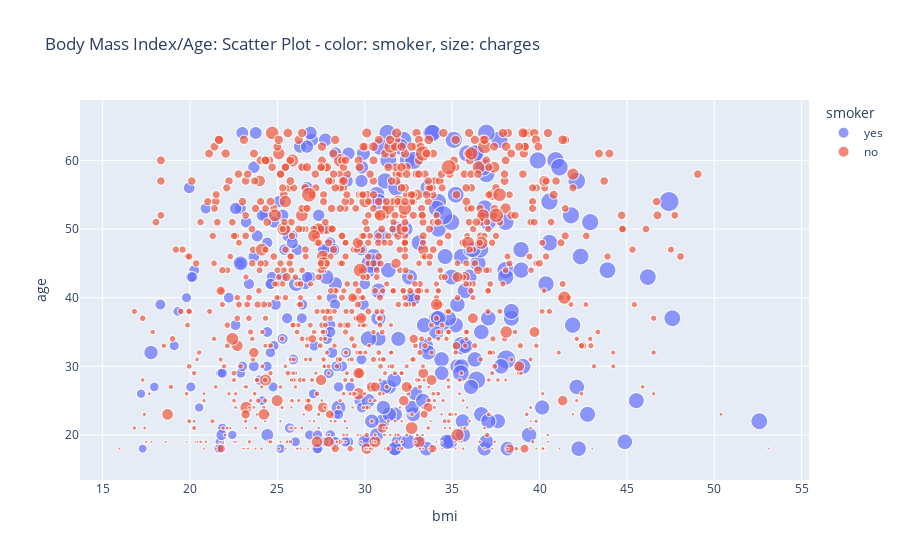

This figure's notebook cell:
### Code cell
#aesthetically interested in this as it kind of looks like a carbonated beverage
fig = px.scatter(df, x="bmi", y="age", color="smoker", size = "charges", title = 'Body Mass Index/Age: Scatter Plot - color: smoker, size: charges')
fig.show()

### Figure 1 — Plotly figure (JSON) as saved in the notebook; plotly's stock layout.template omitted (floating-point values rounded to 4 significant figures; data arrays with more than 128 entries replaced by an {"elided": "..."} marker saying what was removed)
{"data": [{"hovertemplate": "smoker=yes<br>bmi=%{x}<br>age=%{y}<br>charges=%{marker.size}<extra></extra>", "legendgroup": "yes", "marker": {"color": "#636efa", "size": {"elided": "274 float values"}, "sizemode": "area", "sizeref": 159.4, "symbol": "circle"}, "mode": "markers", "name": "yes", "showlegend": true, "type": "scattergl", "x": {"elided": "274 float values"}, "xaxis": "x", "y": {"elided": "274 int values"}, "yaxis": "y"}, {"hovertemplate": "smoker=no<br>bmi=%{x}<br>age=%{y}<br>charges=%{marker.size}<extra></extra>", "legendgroup": "no", "marker": {"color": "#EF553B", "size": {"elided": "1064 float values"}, "sizemode": "area", "sizeref": 159.4, "symbol": "circle"}, "mode": "markers", "name": "no", "showlegend": true, "type": "scattergl", "x": {"elided": "1064 float values"}, "xaxis": "x", "y": {"elided": "1064 int values"}, "yaxis": "y"}], "layout": {"legend": {"itemsizing": "constant", "title": {"text": "smoker"}, "tracegroupgap": 0}, "title": {"text": "Body Mass Index/Age: Scatter Plot - color: smoker, size: charges"}, "xaxis": {"anchor": "y", "domain": [0, 1], "title": {"text": "bmi"}}, "yaxis": {"anchor": "x", "domain": [0, 1], "title": {"text": "age"}}}}
